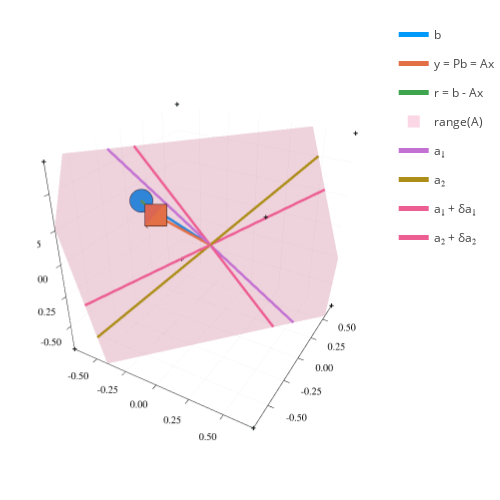

Notebook code for this chart:
### Code cell
plotlyjs();
A = randn(3,2); b = randn(3)
p = plot_ls_diagram(A, b)
y = A*(A \ b)
scale = maximum(abs.([b y]))
plot!(p, size=(500,500))
θ = 0.2
Ã = A * [[cos(θ), sin(θ)] [-sin(θ), cos(θ)]]
ã₁ = Ã[:,1]
a1max = maximum(abs.(ã₁))
ã₁ .*= 1.1 * scale / a1max
ã₂ = Ã[:,2]
a2max = maximum(abs.(ã₂))
ã₂ .*= 1.1 * scale / a2max
plot!(p,[-ã₁[1], ã₁[1]]
    , [-ã₁[2], ã₁[2]]
    , [-ã₁[3], ã₁[3]]
    , l=5
    , c=7
    , label="a₁ + δa₁"
    )
plot!(p,[-ã₂[1], ã₂[1]]
    , [-ã₂[2], ã₂[2]]
    , [-ã₂[3], ã₂[3]]
    , l=5
    , c=7
    , label="a₂ + δa₂"
    )

### Figure 1 — Plotly figure (JSON) as saved in the notebook; plotly's stock layout.template omitted (floating-point values rounded to 4 significant figures)
{"data": [{"colorbar": {"title": ""}, "hoverinfo": "text", "legendgroup": "b", "line": {"color": "rgba(0, 154, 250, 1.000)", "dash": "solid", "shape": "linear", "width": 5}, "mode": "lines", "name": "b", "scene": "scene", "showlegend": true, "text": ["b:<br>-0.64<br>+0.09<br>+0.15", "b:<br>-0.64<br>+0.09<br>+0.15"], "type": "scatter3d", "x": [0, -0.6405], "xaxis": "x", "y": [0, 0.08975], "yaxis": "y", "z": [0, 0.148], "zaxis": "z", "zmax": null, "zmin": null}, {"colorbar": {"title": ""}, "legendgroup": "", "line": {"color": "rgba(0, 154, 250, 1.000)", "dash": "solid", "shape": "linear", "width": 5}, "marker": {"color": "rgba(0, 154, 250, 1.000)", "line": {"color": "rgba(0, 0, 0, 1.000)", "width": 1}, "size": 8, "symbol": "octagon"}, "mode": "lines+markers", "name": "", "scene": "scene", "showlegend": false, "type": "scatter3d", "x": [-0.6405], "xaxis": "x", "y": [0.08975], "yaxis": "y", "z": [0.148], "zaxis": "z", "zmax": null, "zmin": null}, {"colorbar": {"title": ""}, "legendgroup": "", "marker": {"color": "rgba(62, 164, 78, 1.000)", "line": {"color": "rgba(0, 0, 0, 1.000)", "width": 1}, "size": 2, "symbol": "cross"}, "mode": "markers", "name": "", "scene": "scene", "showlegend": false, "type": "scatter3d", "x": [-0.7046, 0.7046, -0.7046, 0.7046, -0.7046, 0.7046, -0.7046, 0.7046], "xaxis": "x", "y": [-0.7046, -0.7046, 0.7046, 0.7046, -0.7046, -0.7046, 0.7046, 0.7046], "yaxis": "y", "z": [-0.7046, -0.7046, -0.7046, -0.7046, 0.7046, 0.7046, 0.7046, 0.7046], "zaxis": "z", "zmax": null, "zmin": null}, {"colorbar": {"title": ""}, "hoverinfo": "text", "legendgroup": "y = Pb = Ax", "line": {"color": "rgba(227, 111, 71, 1.000)", "dash": "solid", "shape": "linear", "width": 5}, "mode": "lines", "name": "y = Pb = Ax", "scene": "scene", "showlegend": true, "text": ["x:<br>-0.24<br>+0.08<br>y:<br>-0.28<br>-0.23<br>+0.26", "x:<br>-0.24<br>+0.08<br>y:<br>-0.28<br>-0.23<br>+0.26"], "type": "scatter3d", "x": [0, -0.2808], "xaxis": "x", "y": [0, -0.2281], "yaxis": "y", "z": [0, 0.2583], "zaxis": "z", "zmax": null, "zmin": null}, {"colorbar": {"title": ""}, "legendgroup": "", "line": {"color": "rgba(227, 111, 71, 1.000)", "dash": "solid", "shape": "linear", "width": 5}, "marker": {"color": "rgba(227, 111, 71, 1.000)", "line": {"color": "rgba(0, 0, 0, 1.000)", "width": 1}, "size": 8, "symbol": "square"}, "mode": "lines+markers", "name": "", "scene": "scene", "showlegend": false, "type": "scatter3d", "x": [-0.2808], "xaxis": "x", "y": [-0.2281], "yaxis": "y", "z": [0.2583], "zaxis": "z", "zmax": null, "zmin": null}, {"colorbar": {"title": ""}, "hoverinfo": "text", "legendgroup": "r = b - Ax", "line": {"color": "rgba(62, 164, 78, 1.000)", "dash": "solid", "shape": "linear", "width": 5}, "mode": "lines", "name": "r = b - Ax", "scene": "scene", "showlegend": true, "text": ["r:<br>-0.36<br>+0.32<br>-0.11", "r:<br>-0.36<br>+0.32<br>-0.11"], "type": "scatter3d", "x": [-0.2808, -0.6405], "xaxis": "x", "y": [-0.2281, 0.08975], "yaxis": "y", "z": [0.2583, 0.148], "zaxis": "z", "zmax": null, "zmin": null}, {"color": "rgba(237, 94, 147, 0.500)", "colorbar": {"title": ""}, "colorscale": [[0, "rgba(237, 94, 147, 0.500)"], [1, "rgba(237, 94, 147, 0.500)"]], "hoverinfo": "none", "name": "range(A)", "opacity": 0.5, "scene": "scene", "showlegend": true, "showscale": false, "type": "mesh3d", "x": [-0.4066, 0.7046, -0.7046, -0.7046, 0.7046, 0.4066], "xaxis": "x", "y": [-0.7046, 0.5529, -0.7046, -0.5529, 0.7046, 0.7046], "yaxis": "y", "z": [-0.7046, -0.7046, 0.2675, 0.7046, -0.2675, 0.7046], "zaxis": "z", "zmax": null, "zmin": null}, {"colorbar": {"title": ""}, "hoverinfo": "text", "legendgroup": "a₁", "line": {"color": "rgba(195, 113, 210, 1.000)", "dash": "solid", "shape": "linear", "width": 5}, "mode": "lines", "name": "a₁", "scene": "scene", "showlegend": true, "text": ["a₁:<br>+0.96<br>+0.64<br>-1.29", "a₁:<br>+0.96<br>+0.64<br>-1.29"], "type": "scatter3d", "x": [-0.5268, 0.5268], "xaxis": "x", "y": [-0.3517, 0.3517], "yaxis": "y", "z": [0.7046, -0.7046], "zaxis": "z", "zmax": null, "zmin": null}, {"colorbar": {"title": ""}, "hoverinfo": "text", "legendgroup": "a₂", "line": {"color": "rgba(172, 142, 24, 1.000)", "dash": "solid", "shape": "linear", "width": 5}, "mode": "lines", "name": "a₂", "scene": "scene", "showlegend": true, "text": ["a₂:<br>-0.61<br>-0.91<br>-0.65", "a₂:<br>-0.61<br>-0.91<br>-0.65"], "type": "scatter3d", "x": [0.469, -0.469], "xaxis": "x", "y": [0.7046, -0.7046], "yaxis": "y", "z": [0.5008, -0.5008], "zaxis": "z", "zmax": null, "zmin": null}, {"colorbar": {"title": ""}, "legendgroup": "", "line": {"color": "rgba(0, 0, 0, 1.000)", "dash": "solid", "shape": "linear", "width": 1}, "mode": "lines", "name": "", "scene": "scene", "showlegend": false, "type": "scatter3d", "x": [-0.2176, -0.2907, -0.3538], "xaxis": "x", "y": [-0.1768, -0.1123, -0.1636], "yaxis": "y", "z": [0.2002, 0.1778, 0.2359], "zaxis": "z", "zmax": null, "zmin": null}, {"colorbar": {"title": ""}, "legendgroup": "", "line": {"color": "rgba(0, 0, 0, 1.000)", "dash": "solid", "shape": "linear", "width": 1}, "mode": "lines", "name": "", "scene": "scene", "showlegend": false, "type": "scatter3d", "x": [-0.3068, -0.3798, -0.3538], "xaxis": "x", "y": [-0.2847, -0.2202, -0.1636], "yaxis": "y", "z": [0.1801, 0.1577, 0.2359], "zaxis": "z", "zmax": null, "zmin": null}, {"colorbar": {"title": ""}, "legendgroup": "a₁ + δa₁", "line": {"color": "rgba(237, 94, 147, 1.000)", "dash": "solid", "shape": "linear", "width": 5}, "mode": "lines", "name": "a₁ + δa₁", "scene": "scene", "showlegend": true, "type": "scatter3d", "x": [-0.4168, 0.4168], "xaxis": "x", "y": [-0.2272, 0.2272], "yaxis": "y", "z": [0.7046, -0.7046], "zaxis": "z", "zmax": null, "zmin": null}, {"colorbar": {"title": ""}, "legendgroup": "a₂ + δa₂", "line": {"color": "rgba(237, 94, 147, 1.000)", "dash": "solid", "shape": "linear", "width": 5}, "mode": "lines", "name": "a₂ + δa₂", "scene": "scene", "showlegend": true, "type": "scatter3d", "x": [0.5422, -0.5422], "xaxis": "x", "y": [0.7046, -0.7046], "yaxis": "y", "z": [0.2621, -0.2621], "zaxis": "z", "zmax": null, "zmin": null}], "layout": {"annotations": [], "height": 500, "legend_position": {"bgcolor": "rgba(255, 255, 255, 1.000)", "bordercolor": "rgba(0, 0, 0, 1.000)", "borderwidth": 1, "font": {"color": "rgba(0, 0, 0, 1.000)", "family": "sans-serif", "size": 11}, "title": {"font": {"color": "rgba(0, 0, 0, 1.000)", "family": "sans-serif", "size": 15}, "text": ""}, "tracegroupgap": 0, "traceorder": "normal", "x": 1, "xanchor": "auto", "y": 1, "yanchor": "auto"}, "margin": {"b": 20, "l": 0, "r": 0, "t": 20}, "paper_bgcolor": "rgba(255, 255, 255, 1.000)", "plot_bgcolor": "rgba(255, 255, 255, 1.000)", "scene": {"camera": {"eye": {"x": 1.126, "y": -1.95, "z": 1.3}}, "domain": {"x": [0.09676, 0.9921], "y": [0.0301, 0.9921]}, "xaxis": {"gridcolor": "rgba(0, 0, 0, 0.100)", "gridwidth": 0.5, "linecolor": "rgba(0, 0, 0, 1.000)", "mirror": false, "range": [-0.7046, 0.7046], "showgrid": true, "showline": true, "showticklabels": true, "tickangle": 0, "tickcolor": "rgb(0, 0, 0)", "tickfont": {"color": "rgba(0, 0, 0, 1.000)", "family": "sans-serif", "size": 11}, "tickmode": "array", "ticks": "inside", "ticktext": ["-0.50", "-0.25", "0.00", "0.25", "0.50"], "tickvals": [-0.5, -0.25, 0, 0.25, 0.5], "title": "", "titlefont": {"color": "rgba(0, 0, 0, 1.000)", "family": "sans-serif", "size": 15}, "type": "-", "visible": true, "zeroline": false, "zerolinecolor": "rgba(0, 0, 0, 1.000)"}, "yaxis": {"gridcolor": "rgba(0, 0, 0, 0.100)", "gridwidth": 0.5, "linecolor": "rgba(0, 0, 0, 1.000)", "mirror": false, "range": [-0.7046, 0.7046], "showgrid": true, "showline": true, "showticklabels": true, "tickangle": 0, "tickcolor": "rgb(0, 0, 0)", "tickfont": {"color": "rgba(0, 0, 0, 1.000)", "family": "sans-serif", "size": 11}, "tickmode": "array", "ticks": "inside", "ticktext": ["-0.50", "-0.25", "0.00", "0.25", "0.50"], "tickvals": [-0.5, -0.25, 0, 0.25, 0.5], "title": "", "titlefont": {"color": "rgba(0, 0, 0, 1.000)", "family": "sans-serif", "size": 15}, "type": "-", "visible": true, "zeroline": false, "zerolinecolor": "rgba(0, 0, 0, 1.000)"}, "zaxis": {"gridcolor": "rgba(0, 0, 0, 0.100)", "gridwidth": 0.5, "linecolor": "rgba(0, 0, 0, 1.000)", "mirror": false, "range": [-0.7046, 0.7046], "showgrid": true, "showline": true, "showticklabels": true, "tickangle": 0, "tickcolor": "rgb(0, 0, 0)", "tickfont": {"color": "rgba(0, 0, 0, 1.000)", "family": "sans-serif", "size": 11}, "tickmode": "array", "ticks": "inside", "ticktext": ["-0.50", "-0.25", "0.00", "0.25", "0.50"], "tickvals": [-0.5, -0.25, 0, 0.25, 0.5], "title": "", "titlefont": {"color": "rgba(0, 0, 0, 1.000)", "family": "sans-serif", "size": 15}, "type": "-", "visible": true, "zeroline": false, "zerolinecolor": "rgba(0, 0, 0, 1.000)"}}, "showlegend": true, "width": 500}}
